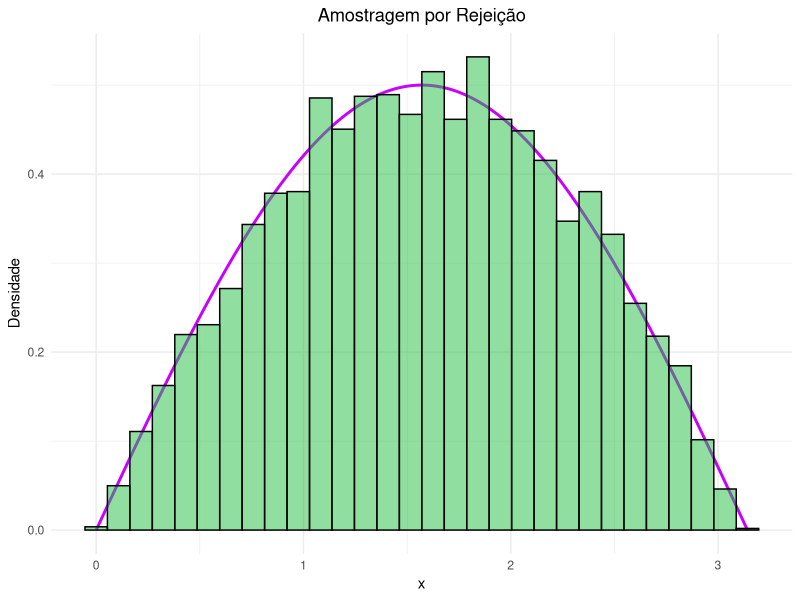

Reproduce this figure in R.
library(ggplot2)

# Função densidade alvo f(x)
f <- function(x) {
  1 / 2 * sin(x)
}

# Função densidade proposta g(x) (distribuição uniforme em 0 a pi)
g <- function(x) {
  rep(1 / pi, length(x))  # g(x) é uniforme no intervalo (0, 1)
}

# Constante c (máximo de f(x))
opt_result <- optimize(f = (function(x) -f(x) * pi), interval = c(0, pi))
c <- f(opt_result$minimum)
# ou simplesmente 
n_amostras <- 5000

amostragem_rejeicao <- function(f, c, n_amostras) {
  amostras <- numeric(0)
  while (length(amostras) < n_amostras) {
    # Gere Y ~ g(x) (uniforme entre 0 e pi)
    Y <- runif(1, 0, pi)
    
    # Gere U ~ Uniforme(0, 1)
    U <- runif(1, 0, 1)
    
    # Verifica se aceitamos Y
    if (U <= f(Y) / (c)) {
      amostras <- c(amostras, Y)
    }
  }
  return(amostras)
}

amostras <- amostragem_rejeicao(f, c, n_amostras)

x_vals <- seq(0, pi, length.out = 5000)
f_vals <- f(x_vals)
df <- data.frame(x = x_vals, y = f_vals)
# Gráfico com ggplot2
ggplot() +
  geom_line(data = df, aes(x = x, y = y), color = '#c800ff', size = 1, linetype = 'solid') +
  geom_histogram(aes(x = amostras, y = ..density..), bins = 30, fill = '#23bf45', alpha = 0.5, color = 'black') +
  ggtitle("Amostragem por Rejeição") +
  xlab("x") +
  ylab("Densidade") +
  theme_minimal() +
  theme(plot.title = element_text(hjust = 0.5))